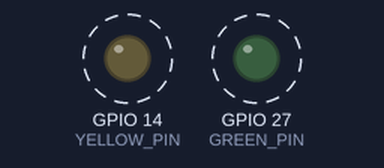
Recording of a sketch running on a simulated ESP32. Shown: output pins drawn as LEDs (lit = HIGH). Dashed ring = blinking. What the sketch prints to the serial monitor is not drawn.

Above: at 1.0 s.
Timing chart, 0 to 4.6 s (numbered marks = the images above):
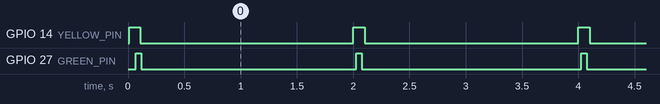

The sketch:

lat_vTask.ino
```cpp
#include <Arduino.h>

// Pinos
#define YELLOW_PIN 14
#define GREEN_PIN 27

// Filas e Handles
QueueHandle_t xQueue;
TaskHandle_t Task1Handle = NULL;
TaskHandle_t Task2Handle = NULL;

// Variáveis de tempo
unsigned long task1CreateTime = 0;
volatile unsigned long eventTriggerTime = 0;

void setup() {
  Serial.begin(9600);

  pinMode(YELLOW_PIN, OUTPUT);
  pinMode(GREEN_PIN, OUTPUT);

  // Cria fila para comunicação entre tarefas
  xQueue = xQueueCreate(10, sizeof(unsigned long));

  // Marca o tempo antes da criação da Task1
  task1CreateTime = millis();

  // Cria Task1 e Task2
  xTaskCreate(Task1, "Task1", 2048, NULL, 1, &Task1Handle);
  xTaskCreate(Task2, "Task2", 2048, NULL, 1, &Task2Handle);
}

void loop() {
  // Disparar evento para Task1
  eventTriggerTime = millis();
  xTaskNotifyGive(Task1Handle);
  delay(2000);
}

// -------------------- TASK 1 --------------------
void Task1(void *pvParameters) {
  // Medir tempo de inicialização da Task1
  unsigned long task1StartTime = millis();
  Serial.print("[Task1] Tempo de inicialização: ");
  Serial.print(task1StartTime - task1CreateTime);
  Serial.print(" ms");
  Serial.println("");

  for (;;) {
    ulTaskNotifyTake(pdTRUE, portMAX_DELAY);

    // Tempo de resposta
    unsigned long responseTime = millis() - eventTriggerTime;
    Serial.print("[Task1] Tempo de resposta: ");
    Serial.print(responseTime);
    Serial.print(" ms");
    Serial.println("");

    // Comunicação com Task2
    unsigned long sendTime = micros();
    xQueueSend(xQueue, &sendTime, portMAX_DELAY);

    // Processamento de dados
    unsigned long startProc = micros();
    digitalWrite(YELLOW_PIN, HIGH);
    delay(100);
    digitalWrite(YELLOW_PIN, LOW);
    unsigned long endProc = micros();

    float processingTimeMs = (endProc - startProc) / 1000.0; // conversão para ms
    Serial.print("[Task1] Tempo de processamento: ");
    Serial.print(processingTimeMs, 2); // 2 casas decimais
    Serial.print(" ms");
    Serial.println("");

    vTaskDelay(500 / portTICK_PERIOD_MS);
  }
}

// -------------------- TASK 2 --------------------
void Task2(void *pvParameters) {
  for (;;) {
    unsigned long receivedTime = 0;

    if (xQueueReceive(xQueue, &receivedTime, portMAX_DELAY)) {
      unsigned long now = micros();
      float commTimeMs = (now - receivedTime) / 1000.0; // conversão para ms

      Serial.print("[Task2] Tempo de comunicação entre tarefas: ");
      Serial.print(commTimeMs, 3);
      Serial.print(" ms");
      Serial.println("");

      // Indicador visual
      digitalWrite(GREEN_PIN, HIGH);
      delay(50);
      digitalWrite(GREEN_PIN, LOW);
    }
  }
}
```

Measured:
- by itself, GPIO 14 (YELLOW_PIN): alternates HIGH for 0.10 s and LOW for 1.9 s
- by itself, GPIO 27 (GREEN_PIN): alternates HIGH for 0.05 s and LOW for 2.0 s
